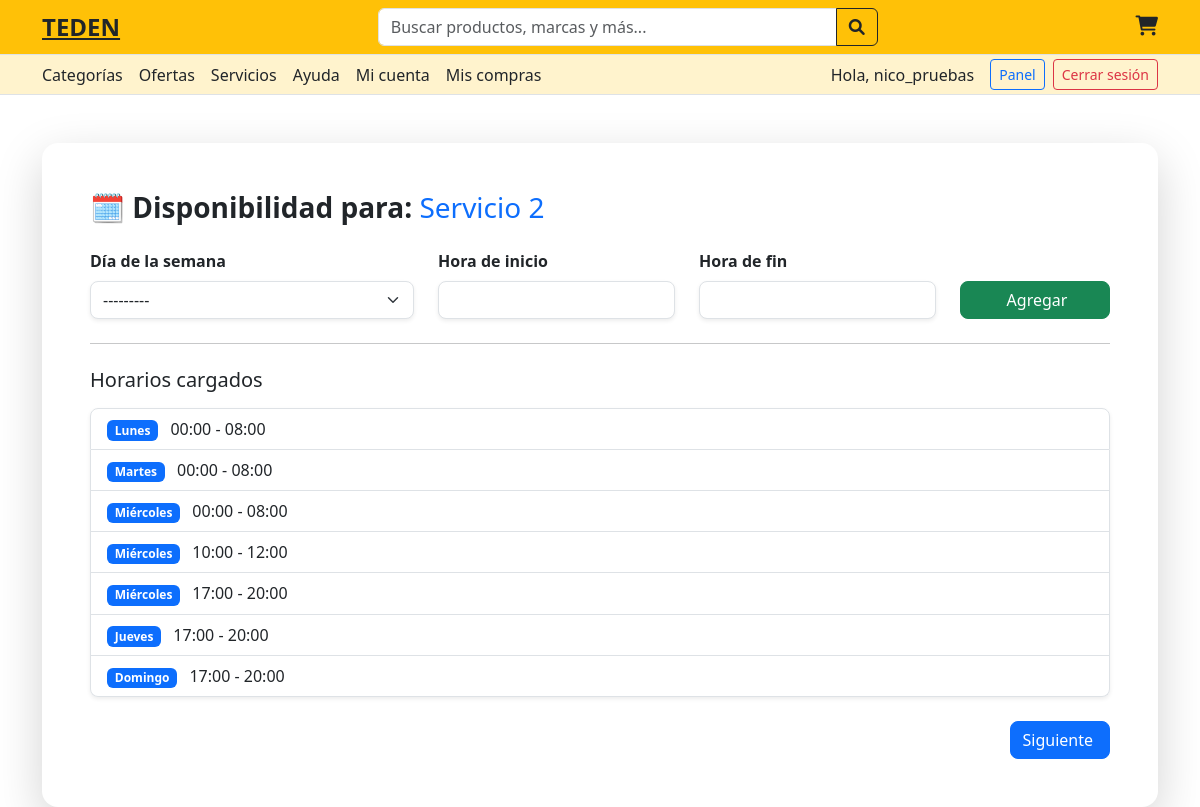
Page /turnos/disponibilidad/2/ (signed in) on the committed database.
### users/models.py (models this page shows, shortened)
class User(AbstractUser):
    ofrece_servicios = models.BooleanField(default=False)
    email = models.EmailField(unique=True)
    ROLE_CHOICES = [
        ('buyer', 'Comprador'),
        ('seller', 'Vendedor'),
    ]
    role = models.CharField(max_length=10, choices=ROLE_CHOICES, blank=True, null=True)
    bio = models.TextField(blank=True)
    profile_picture = models.ImageField(upload_to='profiles/', blank=True, null=True)
    cuit_cuil = models.CharField(max_length=20, blank=True, null=True)
    direccion = models.CharField(max_length=255, blank=True, null=True)
    provincia = models.CharField(max_length=100, blank=True, null=True)
    pais = models.CharField(max_length=100, blank=True, null=True)
    codigo_postal = models.CharField(max_length=20, blank=True, null=True)
    telefono = models.CharField(max_length=20, blank=True, null=True)

### appointments/models.py (models this page shows, shortened)
class Service(models.Model):
    vendor = models.ForeignKey(User, on_delete=models.CASCADE, related_name='services')
    title = models.CharField(max_length=100)
    description = models.TextField()
    duration_minutes = models.PositiveIntegerField(default=60)
    price = models.DecimalField(max_digits=10, decimal_places=2)
    is_active = models.BooleanField(default=True)

class AvailabilitySlot(models.Model):
    service = models.ForeignKey(Service, on_delete=models.CASCADE, related_name='availability_slots')
    weekday = models.IntegerField(choices=[(i, day) for i, day in enumerate(
        ['Lunes', 'Martes', 'Miércoles', 'Jueves', 'Viernes', 'Sábado', 'Domingo'])])
    start_time = models.TimeField()
    end_time = models.TimeField()

### appointments/views.py (the view)
# urls.py: path('disponibilidad/<int:service_id>/', views.set_availability, name='set_availability'),
@login_required
def set_availability(request, service_id):
    service = get_object_or_404(Service, id=service_id, vendor=request.user)
    if request.method == 'POST':
        form = AvailabilitySlotForm(request.POST)
        if form.is_valid():
            slot = form.save(commit=False)
            slot.service = service
            slot.save()
    else:
        form = AvailabilitySlotForm()
    slots = service.availability_slots.all()
    return render(request, 'appointments/set_availability.html', {
        'form': form,
        'service': service,
        'slots': slots
    })

### appointments/forms.py
class AvailabilitySlotForm(forms.ModelForm):
    class Meta:
        model = AvailabilitySlot
        fields = ['weekday', 'start_time', 'end_time']

### products/templatetags/form_tags.py (called while the page is built)
@register.filter(name='add_class')
def add_class(field, css_class):
    if isinstance(field, BoundField):
        return field.as_widget(attrs={"class": css_class})
    return field

### appointments/templates/appointments/set_availability.html (shortened to what this page needs)
{% include "partials/header.html" %}
{% include "partials/register_modal.html" %}
{% load widget_tweaks %}
{% block content %}
<div class="container mt-5">
  <div class="card shadow-lg rounded-4 border-0">
    <div class="card-body p-5">
      <h3 class="mb-4">
        🗓️ <strong>Disponibilidad para:</strong> <span class="text-primary">{{ service.title }}</span>
      </h3>
      <form method="post" class="row g-4 align-items-end mb-4">
        <div class="col-md-4">
          <label class="form-label fw-semibold"> Día de la semana</label>
          {{ form.weekday|add_class:"form-select shadow-sm rounded-3" }}
        </div>
        <div class="col-md-3">
          <label class="form-label fw-semibold"> Hora de inicio</label>
          {{ form.start_time|add_class:"form-control shadow-sm rounded-3" }}
        </div>
        <div class="col-md-3">
          <label class="form-label fw-semibold"> Hora de fin</label>
          {{ form.end_time|add_class:"form-control shadow-sm rounded-3" }}
        </div>
        <div class="col-md-2 text-end">
          <button class="btn btn-success w-100 rounded-3" type="submit">
             Agregar
          </button>
        </div>
      </form>
      <hr class="my-4">
      <h5 class="mb-3"> Horarios cargados</h5>
      {% if slots %}
        <ul class="list-group shadow-sm rounded-3">
          {% for slot in slots %}
            <li class="list-group-item d-flex justify-content-between align-items-center">
              <span>
                <span class="badge bg-primary me-2">{{ slot.get_weekday_display }}</span>
                {{ slot.start_time|time:"H:i" }} - {{ slot.end_time|time:"H:i" }}
              </span>
            </li>
          {% endfor %}
        </ul>
          <div class="mt-4 text-end">
            <a href="{% url 'ver_servicios' %}" class="btn btn-primary rounded-3">
              Siguiente
            </a>
          </div>
      {% else %}
        <div class="alert alert-info mt-3 rounded-3">Todavía no cargaste horarios para este servicio.</div>
      {% endif %}
    </div>
  </div>
</div>
{% endblock %}

### core/templates/partials/header.html (shortened to what this page needs)
<!DOCTYPE html>
<html lang="es">
<head>
  {% load static %}
  <link rel="stylesheet" href="https://cdn.jsdelivr.net/npm/bootstrap@5.3.0/dist/css/bootstrap.min.css">
  <link rel="stylesheet" href="https://cdnjs.cloudflare.com/ajax/libs/font-awesome/6.0.0-beta3/css/all.min.css">
  <link rel="stylesheet" href="core/css/global.css">
</head>
<body>
<div class="bg-warning py-2 border-bottom">
  <div class="container d-flex flex-wrap justify-content-between align-items-center">
    <div class="d-flex align-items-center gap-3">
      <span class="fw-bold fs-4"><a href="{% url 'home' %}" class="text-decoration-none, text-dark">TEDEN</a></span>
    </div>
    <form class="flex-grow-1 mx-4" style="max-width: 500px;">
      <div class="input-group">
        <input type="text" class="form-control" placeholder="Buscar productos, marcas y más...">
        <button class="btn btn-outline-dark" type="submit"><i class="fas fa-search"></i></button>
      </div>
    </form>
    <div class="d-flex align-items-center gap-3">
      <a href="#" class="text-dark" data-bs-toggle="modal" data-bs-target="#cartModal"><i class="fas fa-shopping-cart fs-5"></i></a>
    </div>
  </div>
</div>
<div class="bg-warning-subtle py-1 border-bottom">
  <div class="container d-flex justify-content-between align-items-center flex-wrap gap-2">
    <div class="d-flex flex-wrap gap-3">
      <a class="text-dark text-decoration-none" href="{% url 'lista_categorias' %}">Categorías</a>
      <a href="#" class="text-dark text-decoration-none">Ofertas</a>
      <a class="text-dark text-decoration-none" href="{% url 'ver_servicios' %}">Servicios</a>
      <a  href="{% url 'ayuda' %}" class="text-dark text-decoration-none">Ayuda</a>
      {% if user.is_authenticated %}
        <a href="{% url 'mi_cuenta' %}" class="text-dark text-decoration-none">Mi cuenta</a>
      {% endif %}
      <a href="{% url 'mis_compras' %}" class="text-dark text-decoration-none">Mis compras</a>
    </div>
    <div class="d-flex gap-2 align-items-center">
      {% if user.is_authenticated %}
        <span class="me-2">Hola, {{ user.first_name|default:user.username }}</span>
        {% if user.role == 'seller' %}
          <a href="{% url 'dashboard' %}" class="btn btn-outline-primary btn-sm">Panel</a>
        {% endif %}
        <form method="POST" action="{% url 'logout' %}" class="m-0">
          <button type="submit" class="btn btn-outline-danger btn-sm">Cerrar sesión</button>
        </form>
      {% else %}
        <button class="btn btn-outline-dark btn-sm" data-bs-toggle="modal" data-bs-target="#loginModal">Ingresá</button>
        <button class="btn btn-outline-dark btn-sm" data-bs-toggle="modal" data-bs-target="#registerModal">Registrarse</button>
      {% endif %}
    </div>
  </div>
</div>
{% include "partials/register_modal.html" %}
</body>
</html>

### core/css/global.css (style rules this page uses)
html, body { height: 100%; margin: 0; }
body { display: flex; flex-direction: column; min-height: 100vh; overflow-x: hidden; background-color: #fff; }

### rows in the picture
User: first_name "nico_pruebas"
Service: title "Servicio 2"
AvailabilitySlot: weekday "Lunes", start_time "00:00", end_time "08:00"
AvailabilitySlot: weekday "Martes", start_time "00:00", end_time "08:00"
AvailabilitySlot: weekday "Miércoles", start_time "00:00", end_time "08:00"
AvailabilitySlot: weekday "Miércoles", start_time "10:00", end_time "12:00"
AvailabilitySlot: weekday "Miércoles", start_time "17:00", end_time "20:00"
AvailabilitySlot: weekday "Jueves", start_time "17:00", end_time "20:00"
AvailabilitySlot: weekday "Domingo", start_time "17:00", end_time "20:00"
